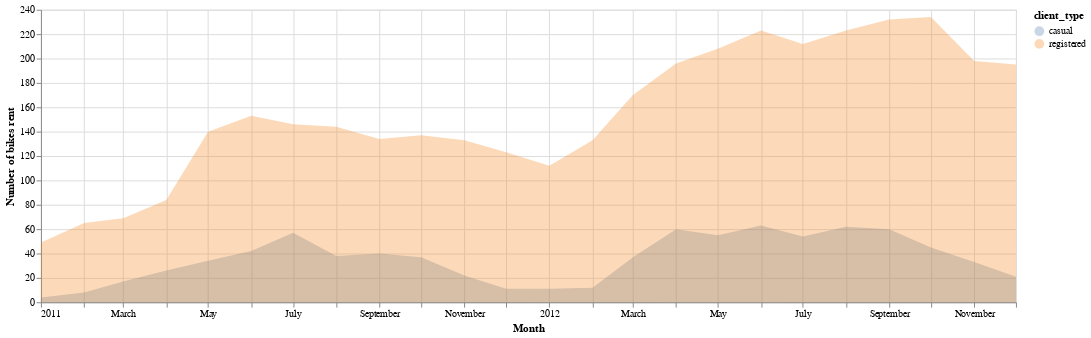

Source (notebook cell):
### Code cell
area = alt.Chart(df__).mark_area(opacity=0.3).encode(
            x=alt.X('first_day_of_month:T',title='Month'),
            y=alt.Y("number:Q", title='Number of bikes rent', stack=None),
            color="client_type:N"
        ).properties(
                
                width=1000,
                height=300,
            )

area

### Figure 1 — Vega-Lite specification as saved in the notebook (floating-point values rounded to 4 significant figures)
{"config": {"view": {"continuousWidth": 400, "continuousHeight": 300}}, "data": {"name": "data-f18576e570cb456b8216ac83cecebda1"}, "mark": {"type": "area", "opacity": 0.3}, "encoding": {"color": {"field": "client_type", "type": "nominal"}, "x": {"field": "first_day_of_month", "title": "Month", "type": "temporal"}, "y": {"field": "number", "stack": null, "title": "Number of bikes rent", "type": "quantitative"}}, "height": 300, "width": 1000, "$schema": "https://vega.github.io/schema/vega-lite/v4.17.0.json", "datasets": {"data-f18576e570cb456b8216ac83cecebda1": [{"first_day_of_month": "2011-01-01T00:00:00", "client_type": "casual", "number": 4}, {"first_day_of_month": "2011-01-01T00:00:00", "client_type": "registered", "number": 49}, {"first_day_of_month": "2011-02-01T00:00:00", "client_type": "casual", "number": 8}, {"first_day_of_month": "2011-02-01T00:00:00", "client_type": "registered", "number": 65}, {"first_day_of_month": "2011-03-01T00:00:00", "client_type": "casual", "number": 17}, {"first_day_of_month": "2011-03-01T00:00:00", "client_type": "registered", "number": 69}, {"first_day_of_month": "2011-04-01T00:00:00", "client_type": "casual", "number": 26}, {"first_day_of_month": "2011-04-01T00:00:00", "client_type": "registered", "number": 84}, {"first_day_of_month": "2011-05-01T00:00:00", "client_type": "casual", "number": 34}, {"first_day_of_month": "2011-05-01T00:00:00", "client_type": "registered", "number": 140}, {"first_day_of_month": "2011-06-01T00:00:00", "client_type": "casual", "number": 42}, {"first_day_of_month": "2011-06-01T00:00:00", "client_type": "registered", "number": 153}, {"first_day_of_month": "2011-07-01T00:00:00", "client_type": "casual", "number": 57}, {"first_day_of_month": "2011-07-01T00:00:00", "client_type": "registered", "number": 146}, {"first_day_of_month": "2011-08-01T00:00:00", "client_type": "casual", "number": 38}, {"first_day_of_month": "2011-08-01T00:00:00", "client_type": "registered", "number": 144}, {"first_day_of_month": "2011-09-01T00:00:00", "client_type": "casual", "number": 40}, {"first_day_of_month": "2011-09-01T00:00:00", "client_type": "registered", "number": 134}, {"first_day_of_month": "2011-10-01T00:00:00", "client_type": "casual", "number": 37}, {"first_day_of_month": "2011-10-01T00:00:00", "client_type": "registered", "number": 137}, {"first_day_of_month": "2011-11-01T00:00:00", "client_type": "casual", "number": 22}, {"first_day_of_month": "2011-11-01T00:00:00", "client_type": "registered", "number": 133}, {"first_day_of_month": "2011-12-01T00:00:00", "client_type": "casual", "number": 11}, {"first_day_of_month": "2011-12-01T00:00:00", "client_type": "registered", "number": 123}, {"first_day_of_month": "2012-01-01T00:00:00", "client_type": "casual", "number": 11}, {"first_day_of_month": "2012-01-01T00:00:00", "client_type": "registered", "number": 112}, {"first_day_of_month": "2012-02-01T00:00:00", "client_type": "casual", "number": 12}, {"first_day_of_month": "2012-02-01T00:00:00", "client_type": "registered", "number": 133}, {"first_day_of_month": "2012-03-01T00:00:00", "client_type": "casual", "number": 37}, {"first_day_of_month": "2012-03-01T00:00:00", "client_type": "registered", "number": 170}, {"first_day_of_month": "2012-04-01T00:00:00", "client_type": "casual", "number": 60}, {"first_day_of_month": "2012-04-01T00:00:00", "client_type": "registered", "number": 196}, {"first_day_of_month": "2012-05-01T00:00:00", "client_type": "casual", "number": 55}, {"first_day_of_month": "2012-05-01T00:00:00", "client_type": "registered", "number": 208}, {"first_day_of_month": "2012-06-01T00:00:00", "client_type": "casual", "number": 63}, {"first_day_of_month": "2012-06-01T00:00:00", "client_type": "registered", "number": 223}, {"first_day_of_month": "2012-07-01T00:00:00", "client_type": "casual", "number": 54}, {"first_day_of_month": "2012-07-01T00:00:00", "client_type": "registered", "number": 212}, {"first_day_of_month": "2012-08-01T00:00:00", "client_type": "casual", "number": 62}, {"first_day_of_month": "2012-08-01T00:00:00", "client_type": "registered", "number": 223}, {"first_day_of_month": "2012-09-01T00:00:00", "client_type": "casual", "number": 60}, {"first_day_of_month": "2012-09-01T00:00:00", "client_type": "registered", "number": 232}, {"first_day_of_month": "2012-10-01T00:00:00", "client_type": "casual", "number": 45}, {"first_day_of_month": "2012-10-01T00:00:00", "client_type": "registered", "number": 234}, {"first_day_of_month": "2012-11-01T00:00:00", "client_type": "casual", "number": 33}, {"first_day_of_month": "2012-11-01T00:00:00", "client_type": "registered", "number": 198}, {"first_day_of_month": "2012-12-01T00:00:00", "client_type": "casual", "number": 21}, {"first_day_of_month": "2012-12-01T00:00:00", "client_type": "registered", "number": 195}]}}
